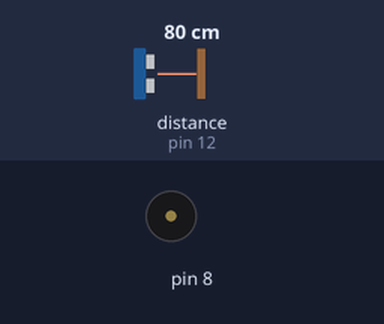
Bench run of a sketch on a simulated Arduino Uno, built with avr-gcc and run on an emulated ATmega328P. On the bench: buzzer (waves = sounding). Wiring (inferred from the names in the program): ultrasonic range finder: trigger pin 13; echo pin 12. The test bench sets the inputs (shaded band); at power-on: distance to the obstacle (sensor on pin 12) 80 cm. The echo pulse lasts 58.3 µs per cm; what the sketch prints to the serial monitor is not drawn.

Above: at 1.2 s.
1.3 s: distance to the obstacle (sensor on pin 12) set to 18 cm
4.3 s: distance to the obstacle (sensor on pin 12) set to 14 cm
Timing chart, 0 to 7.3 s (numbered marks = the images above; inputs shaded):
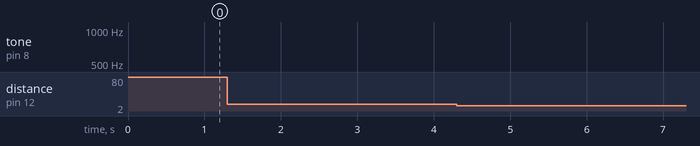

The sketch:

prvo_aprilski_prank.ino.ino
```cpp
#define trigPin 13    //Definišemo promenljive za pinove i dodeljujemo im iste
#define echoPin 12

int counter = 0;  //Definišemo promenljivu za pamćenje, da li je nešto detektovano ili ne

void setup(){
  Serial.begin(9600);  //Otvaramo serijsku komunikaciju i podešavamo brzinu iste
  pinMode(trigPin, OUTPUT);  //Podešavamo pinove, da li će biti ulazi ili izlazi
  pinMode(echoPin, INPUT);
}

void loop(){
  long duration, distance;  //Definišemo promenljive za merenje rastojanja

  digitalWrite(trigPin, LOW);  //Naredbe za slanje
  delayMicroseconds(2);
  digitalWrite(trigPin, HIGH);
  delayMicroseconds(10);
  digitalWrite(trigPin, LOW);  //povorke signala na senzor

  duration = pulseIn(echoPin, HIGH);  //pulseIn naredba koja služi kao tajmer i smešta podarke u promenljivu duration
  distance = (duration/2) / 29.1;  //Formula za proračunavanje razdaljine, iz koje se posle podaci smeštaju u promenljivu distance

  if(distance < 16){  //if petlja za detektovanje osobe
    counter = 1;
    Serial.println("Osoba je detektovana! Prank je uspeo!");
    }else{}

    switch(counter){  //switch petlja, koja ako je osoba detektovana, prebaci se u case 1, i uključi sirenu dok se ne resetuje arduino
      case 1:
      for(int freq = 500; freq < 1500; freq++){
        tone(8, freq, 7000);
        delayMicroseconds(700);
        }

        for(int freq = 1500; freq > 500; freq--){
        tone(8, freq, 7000);
        delayMicroseconds(300);
        }
        break;
        default: counter = 0;
        Serial.println("Osoba nije detektovana! Prank nije uspeo!");
        break;
      }
}
```
